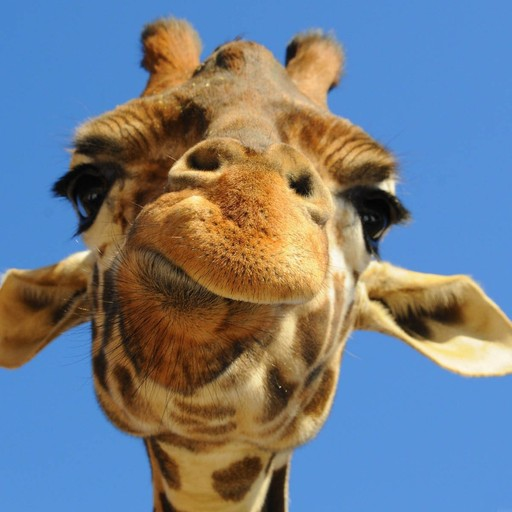
#> input picture hardware/circuits/sobel/scripts/images/giraffe_512x512.jpg, 512 x 512 px
$ python img2txt.py images/giraffe_512x512.jpg images/lion_512x512.jpg
#> lines starting #> are read from the running program, lines starting #| are printed output that depends on the picture
#Implements edge detection on an image using Sobel Operator
from PIL import Image, ImageFilter, ImageOps
import sys
import numpy
def img2txt(imageName, outputname):

#> called with imageName = 'images/giraffe_512x512.jpg', outputname = 'images/lion_512x512.jpg'
	out=open(outputname, "w")
	#open image and convert to grayscale
	im = Image.open(imageName)
#> im is the input picture: PIL image 512x512 RGB; mean R, G, B 114.8, 124.5, 135.3
	im = ImageOps.grayscale(im)
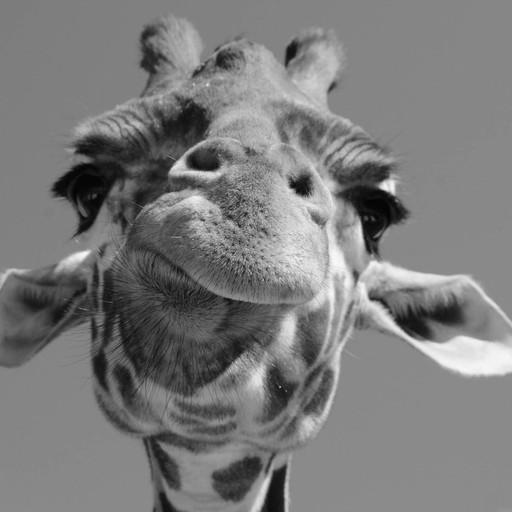
#> im: PIL image 512x512 L; min 2, max 250, mean 122.8

	#Dimensions
	size = im.getbbox()
#> size = (0, 0, 512, 512)
	columns = size[2]
#> columns = 512
	rows = size[3]
#> rows = 512

	for x in range(0,columns):
		for y in range(0,rows):
			p = build3x3(x,y,im,rows,columns)
			out.write("%d %d %d %d %d %d %d %d %d\n"%(p[0], p[1], p[2], p[3], p[4], p[5], p[6], p[7], p[8]))
#> this loop made 512 passes
	out.close()

#Returns array of 3x3 block where center entry is input pixel
def build3x3(x,y,im,rows,columns):
	#Creates 1d array of all pixels by iterating through rows
	pixels = im.getdata()

	upperleft, above, upperright, left, center, right, lowerleft, below, lowerright = 0,0,0,0,0,0,0,0,0

	#Uses row major order to take neighboring pixels out of 1d array
	if x > 0:
		if y > 0:
			upperleft = pixels[((y-1)*columns)+(x-1)]
			above = pixels[((y-1)*columns)+x]
		left = pixels[(y*columns)+(x-1)]
		center = pixels[(y*columns)+x]
		if y < rows-1:
			lowerleft = pixels[((y+1)*columns)+(x-1)]
			below = pixels[((y+1)*columns)+x]

	if x < columns-1:
		if y > 0:
			upperright = pixels[((y-1)*columns)+(x+1)]
		right = pixels[(y*columns)+(x+1)]
		if  y < rows-1:
			lowerright = pixels[((y+1)*columns)+(x+1)]

	block = (upperleft,above,upperright,left,center,right,lowerleft,below,lowerright)
	return block

if __name__ == '__main__':
    img2txt(sys.argv[1],sys.argv[2])
